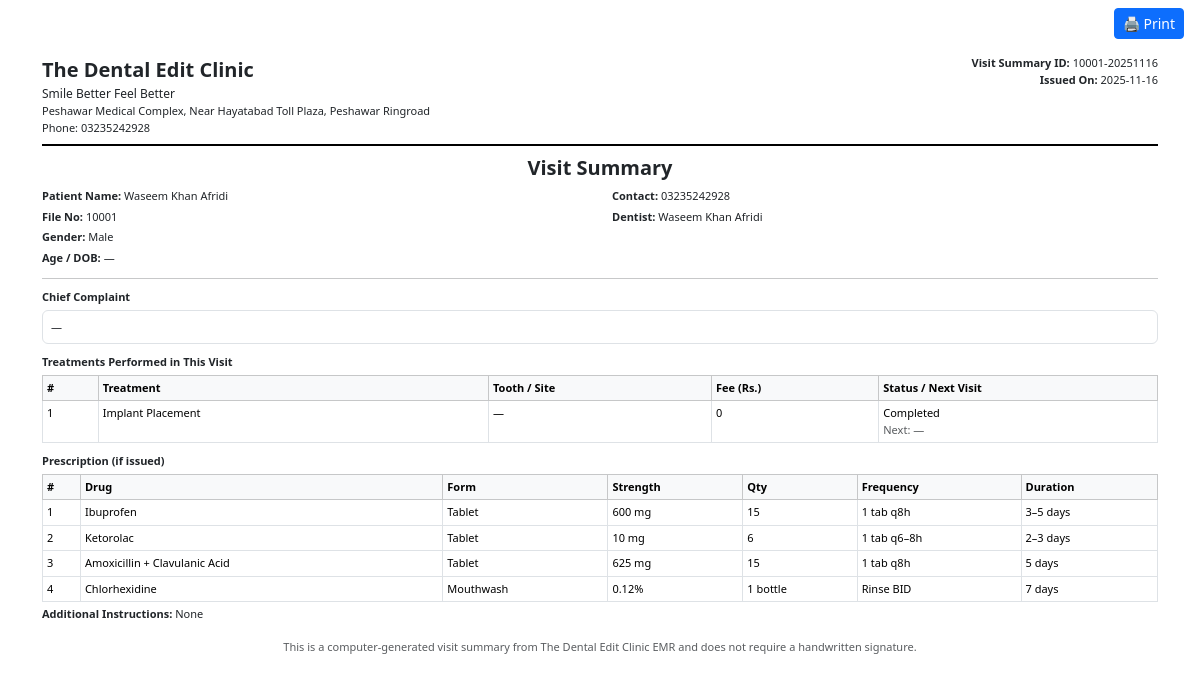
The page /print_visit_summary/1 (signed in) on the database as committed earlier.
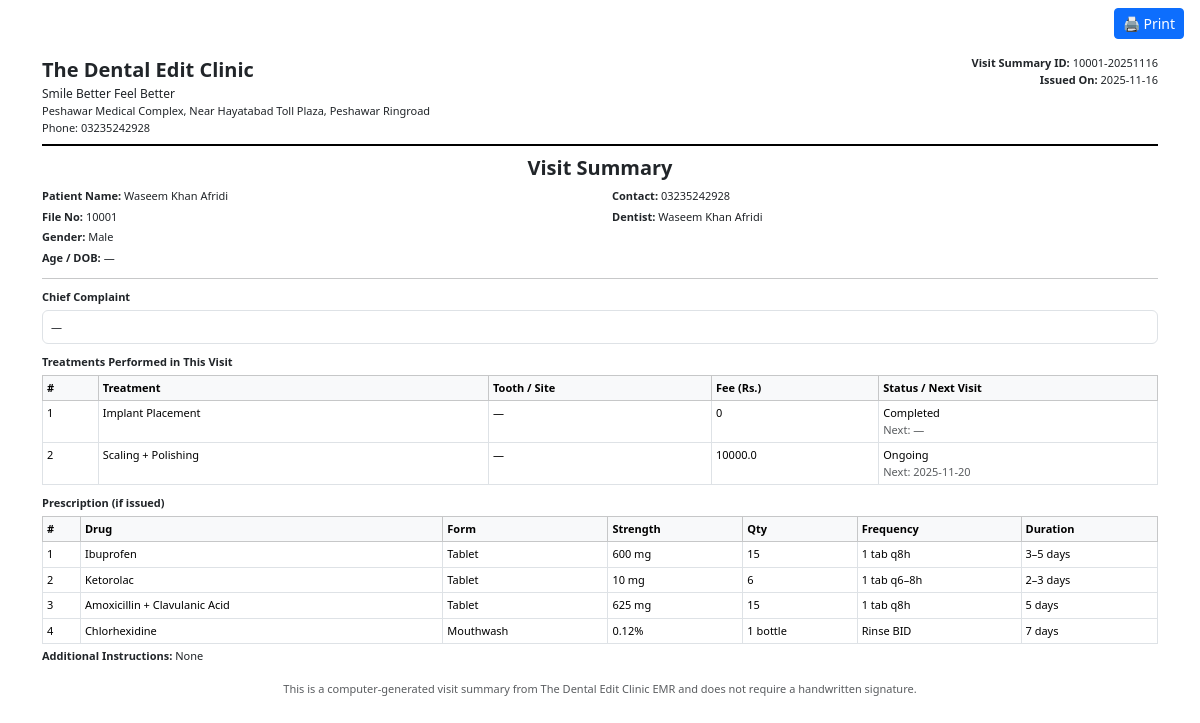
The same page on the database as committed later.
### Dentaleditapp.py (models this page shows)
class Treatment(db.Model):
    __tablename__ = 'treatments'
    id = db.Column(db.Integer, primary_key=True)
    parent_treatment_id = db.Column(
        db.Integer,
        db.ForeignKey('treatments.id'),
        nullable=True
    )
    sub_treatments = db.relationship(
        'Treatment',
        backref=db.backref('parent_treatment', remote_side='Treatment.id'),
        cascade="all, delete-orphan",
        lazy=True
    )
    treatment_category = db.Column(db.String(100))   # RCT / Extraction / Ortho / Cosmetic / etc.
    treatment_type = db.Column(db.String(150))       # Specific option selected from dropdown
    date = db.Column(db.String(20), default=datetime.now().strftime("%Y-%m-%d"))
    notes = db.Column(db.Text)                       # Auto + Manual clinical notes
    post_op = db.Column(db.Text)                     # Post-op instructions generated by script
    amount = db.Column(db.Float)                     # Treatment Fee
    next_appointment = db.Column(db.String(20))
    status = db.Column(db.String(20), default="Ongoing")
    tooth_number = db.Column(db.String(10))          # e.g. UR6, LL3, UL-A
    multi_tooth = db.Column(db.String(50))           # Bridges, Implants, Multi-site
    obturation_material = db.Column(db.String(100))
    working_length = db.Column(db.Text)
    maf = db.Column(db.Text)
    extraction_type = db.Column(db.String(100))          # Simple / Surgical
    impaction_type = db.Column(db.String(100))
    extraction_difficulty = db.Column(db.String(50))
    flap_type = db.Column(db.String(100))
    bone_removal = db.Column(db.Boolean, default=False)
    suture_type = db.Column(db.String(100))
    tooth_sectioning = db.Column(db.Boolean, default=False)
    sectioning_details = db.Column(db.String(200))
    surgical_details = db.Column(db.Text)
    ortho_details = db.Column(db.Text)
    pediatric_details = db.Column(db.Text)
    cosmetic_details = db.Column(db.Text)
    attachment = db.Column(db.String(200))             # Legacy, keep for compatibility
    doctor = db.Column(db.String(100))                 # Saved clinician name
    dentist_id = db.Column(db.Integer, db.ForeignKey('dentists.id'))
    patient_id = db.Column(db.Integer, db.ForeignKey('patients.id'))
    case_id = db.Column(db.Integer, db.ForeignKey('cases.id'))
    visit_id = db.Column(db.Integer, db.ForeignKey('visits.id'))
    followups = db.relationship(
        'FollowUp',
        backref='treatment',
        cascade="all, delete-orphan",
        lazy='joined'
    )
    related_files = db.relationship(
        'Radiograph',
        backref='treatment',
        lazy=True
    )

class PrescriptionItem(db.Model):
    __tablename__ = "prescription_items"
    id = db.Column(db.Integer, primary_key=True)
    prescription_id = db.Column(
        db.Integer,
        db.ForeignKey("visit_prescriptions.id"),
        nullable=False
    )
    drug_name = db.Column(db.String(120), nullable=False)
    dosage_form = db.Column(db.String(120))
    strength = db.Column(db.String(120))
    quantity = db.Column(db.String(50))
    frequency = db.Column(db.String(120))
    duration = db.Column(db.String(120))
    notes = db.Column(db.String(255))

### Dentaleditapp.py (the view)
@app.route("/print_visit_summary/<int:visit_id>")
def print_visit_summary(visit_id):
    if session.get("role") not in ["doctor", "assistant", "patient"]:
        return redirect(url_for("login"))
    visit = Visit.query.get_or_404(visit_id)
    patient = visit.patient
    visit_treatments = Treatment.query.filter_by(visit_id=visit.id).order_by(Treatment.date.asc()).all()
    rx = visit.prescription
    return render_template(
        "print_visit_summary.html",
        patient=patient,
        visit=visit,
        treatments=visit_treatments,
        rx=rx
    )

### templates/print_visit_summary.html (shortened to what the changed rows need)
<!doctype html>
<html lang="en">
<head>
  <link rel="stylesheet" href="https://cdn.jsdelivr.net/npm/bootstrap@5.3.2/dist/css/bootstrap.min.css">
</head>
<body>
<div class="container mt-3">
  <div class="small-text mb-2">
    {% if treatments %}
    <table class="table table-sm table-bordered mb-1">
      <thead class="table-light">
        <tr>
          <th style="width: 5%;">#</th>
          <th>Treatment</th>
          <th style="width: 20%;">Tooth / Site</th>
          <th style="width: 15%;">Fee (Rs.)</th>
          <th style="width: 25%;">Status / Next Visit</th>
        </tr>
      </thead>
      <tbody>
        {% for t in treatments %}
        <tr>
          <td>{{ loop.index }}</td>
          <td>{{ t.treatment_type }}</td>
          <td>{{ t.tooth_number or t.multi_tooth or '—' }}</td>
          <td>{{ t.amount or 0 }}</td>
          <td>
            {% if t.status == 'Completed' %}Completed{% else %}Ongoing{% endif %}
            <br>
            <span class="text-muted">
              Next: {{ t.next_appointment or '—' }}
            </span>
          </td>
        </tr>
        {% endfor %}
      </tbody>
    </table>
    {% else %}
      <p class="text-muted">No treatments recorded for this visit.</p>
    {% endif %}
  </div>
  <div class="small-text mb-2">
    {% if rx and rx.items and rx.items|length > 0 %}
      <table class="table table-sm table-bordered mb-1">
        <thead class="table-light">
          <tr>
            <th>#</th>
            <th>Drug</th>
            <th>Form</th>
            <th>Strength</th>
            <th>Qty</th>
            <th>Frequency</th>
            <th>Duration</th>
          </tr>
        </thead>
        <tbody>
          {% for it in rx.items %}
          <tr>
            <td>{{ loop.index }}</td>
            <td>{{ it.drug_name }}</td>
            <td>{{ it.dosage_form }}</td>
            <td>{{ it.strength }}</td>
            <td>{{ it.quantity }}</td>
            <td>{{ it.frequency }}</td>
            <td>{{ it.duration }}</td>
          </tr>
          {% endfor %}
        </tbody>
      </table>
    {% else %}
      <p class="text-muted mb-1">No prescription recorded for this visit.</p>
    {% endif %}
  </div>
</div>
</body>
</html>

Rows that differ between the two databases and show on the page:
added Treatment: treatment_type "Scaling + Polishing", tooth_number+multi_tooth "—", amount "10000.0", status "Ongoing", next_appointment "2025-11-20"
